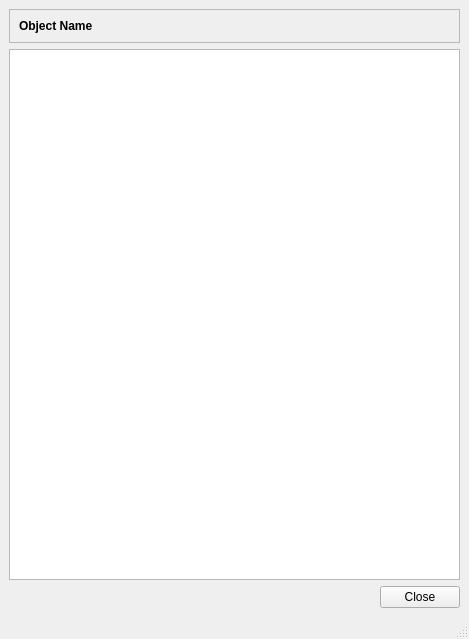
<ui version="4.0" >
 <class>HelpView_q</class>
 <widget class="QMainWindow" name="HelpView_q" >
  <property name="geometry" >
   <rect>
    <x>0</x>
    <y>0</y>
    <width>469</width>
    <height>639</height>
   </rect>
  </property>
  <property name="windowTitle" >
   <string>MainWindow</string>
  </property>
  <widget class="QWidget" name="centralwidget" >
   <layout class="QGridLayout" name="gridLayout" >
    <item row="0" column="0" >
     <widget class="QFrame" name="frame" >
      <property name="frameShape" >
       <enum>QFrame::StyledPanel</enum>
      </property>
      <property name="frameShadow" >
       <enum>QFrame::Raised</enum>
      </property>
      <layout class="QGridLayout" name="gridLayout_2" >
       <item row="0" column="0" >
        <widget class="QLabel" name="objectname" >
         <property name="font" >
          <font>
           <weight>75</weight>
           <bold>true</bold>
          </font>
         </property>
         <property name="text" >
          <string>Object Name</string>
         </property>
         <property name="wordWrap" >
          <bool>false</bool>
         </property>
        </widget>
       </item>
      </layout>
     </widget>
    </item>
    <item row="1" column="0" >
     <widget class="QTextBrowser" name="textview" />
    </item>
    <item row="2" column="0" >
     <layout class="QHBoxLayout" name="horizontalLayout" >
      <item>
       <spacer name="horizontalSpacer" >
        <property name="orientation" >
         <enum>Qt::Horizontal</enum>
        </property>
        <property name="sizeHint" stdset="0" >
         <size>
          <width>40</width>
          <height>20</height>
         </size>
        </property>
       </spacer>
      </item>
      <item>
       <widget class="QPushButton" name="closeButton" >
        <property name="text" >
         <string>Close</string>
        </property>
       </widget>
      </item>
     </layout>
    </item>
   </layout>
  </widget>
  <widget class="QMenuBar" name="menubar" >
   <property name="geometry" >
    <rect>
     <x>0</x>
     <y>0</y>
     <width>469</width>
     <height>22</height>
    </rect>
   </property>
  </widget>
  <widget class="QStatusBar" name="statusbar" />
 </widget>
 <resources/>
 <connections>
  <connection>
   <sender>closeButton</sender>
   <signal>clicked()</signal>
   <receiver>HelpView_q</receiver>
   <slot>close()</slot>
   <hints>
    <hint type="sourcelabel" >
     <x>418</x>
     <y>588</y>
    </hint>
    <hint type="destinationlabel" >
     <x>234</x>
     <y>319</y>
    </hint>
   </hints>
  </connection>
 </connections>
</ui>
